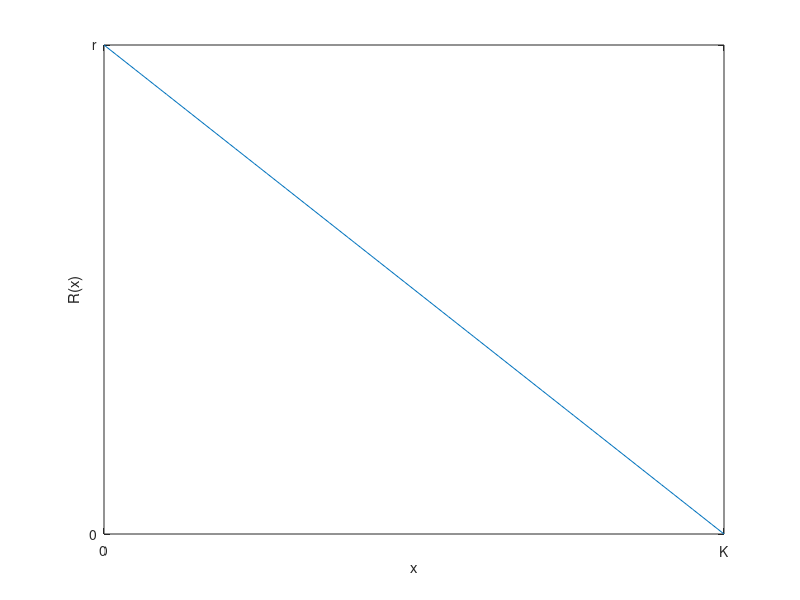

The MATLAB source for this figure:
% Fig. 1.18: Rate function of the logistic growth model (book, Section 1.3, Eq. 1.26)
% R(x) = r (1 - x/K): a small stock grows almost at the rate r, at x = K growth comes to a halt
% (c) 2026 Philipp Kügler · Program for the book "Dynamical Systems in the Life Sciences" · MIT License (see LICENSE)
r = 1; K = 5;
R = @(x) r * (1 - x / K);
for x = [0 1 2.5 5]
    fprintf('R(%g) = %.2f\n', x, R(x));
end

x = linspace(0, K, 100);
plot(x, R(x), 'Color', [0 0.447 0.741]);
set(gca, 'XTick', [0 K], 'XTickLabel', {'0', 'K'}, 'YTick', [0 r], 'YTickLabel', {'0', 'r'});
xlabel('x'); ylabel('R(x)');
